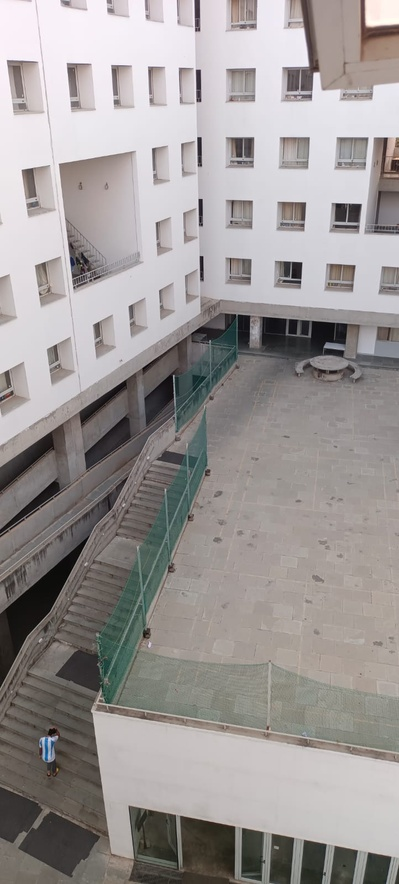
#> input picture Images/Part2_1.jpg, 399 x 884 px, shrunk from 722 x 1599 before the run
$ python Part2.py
#> lines starting #> are read from the running program, lines starting #| are printed output that depends on the picture
import cv2
import matplotlib.pyplot as plt

# Match keypoints between the input images
def match_features(images, keypoints, descriptors):

    bf = cv2.BFMatcher()
    pairs = [[0, 1], [1, 2]]

    for pair in pairs:

        a = pair[0]
        b = pair[1]

        # Find the matches and sort them based on their distances
        matches = bf.match(descriptors[a], descriptors[b])
        matches = sorted(matches, key=lambda val: val.distance)

        # Draw the first 20 matches
        res = cv2.drawMatches(images[a], keypoints[a], images[b], keypoints[b], matches[:20], None, flags=2)

        cv2.imshow(f"Matches between images {a + 1} and {b + 1}", res)
        cv2.waitKey(0)
        cv2.destroyAllWindows()

        cv2.imwrite(f"./Output/Part2_Matches_{a + 1}_{b + 1}.png", res)

# Stitch images to form panorama
def create_panorama(images):

    stitchy = cv2.Stitcher.create()
    (res, panorama) = stitchy.stitch(images)

    if res != cv2.STITCHER_OK:
        print("Stitching not successful.")

    else:
        print("Stitching successful.")

    plt.title("Stitched Panorama")
    plt.imshow(panorama)
    plt.axis("off")
    plt.show()

    cv2.imwrite("./Output/Part2_Panorama.png", panorama)

# List of input images
image_paths = ["./Images/Part2_1.jpg", "./Images/Part2_2.jpg", "./Images/Part2_3.jpg"]

# Input list for stitch function
images = []

# List of keypoints for each input image
keypoints = []

# List of descriptors for each input image
descriptors = []

for path in image_paths:

    input_image = cv2.imread(path)
#> input_image is the input picture: shape (884, 399, 3); mean B, G, R 149.9, 150.9, 155.8
    images.append(input_image)

    # Convert image to grayscale
    gray_image = cv2.cvtColor(input_image, cv2.COLOR_BGR2GRAY)

    # Find out keypoints and descriptors in the image
    sift = cv2.SIFT_create()
    kp, desc = sift.detectAndCompute(gray_image, None)
#> kp = 1150 keypoints; strongest (x, y, size): (292, 272, 16.1), (200, 201, 3.3), (199, 139, 3.4), (198, 72, 3.9)

    keypoints.append(kp)
    descriptors.append(desc)

    # Image with keypoints
    image_with_keypoints = cv2.drawKeypoints(gray_image, kp, 0, (0, 0, 255),
                                flags=cv2.DRAW_MATCHES_FLAGS_NOT_DRAW_SINGLE_POINTS)
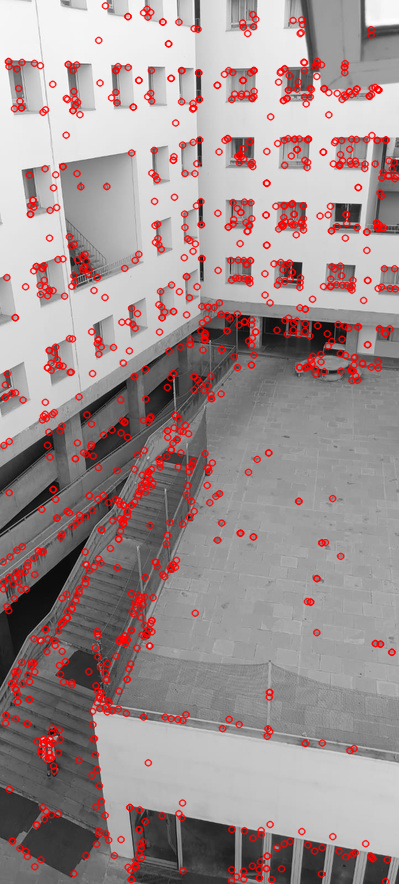
#> image_with_keypoints: shape (884, 399, 3); mean of channels 0, 1, 2 144.6, 144.6, 160; drawn as B, G, R

    # Display the keypoints in the image
    cv2.imshow(f"Image {len(images)} with keypoints", image_with_keypoints)
    cv2.imwrite(f"./Output/Part2_{len(images)}_Keypoints.png", image_with_keypoints)

    cv2.waitKey(0)
    cv2.destroyWindow(f"Image {len(images)} with keypoints")
#> pass 2 of the loop `for path in image_paths:`:
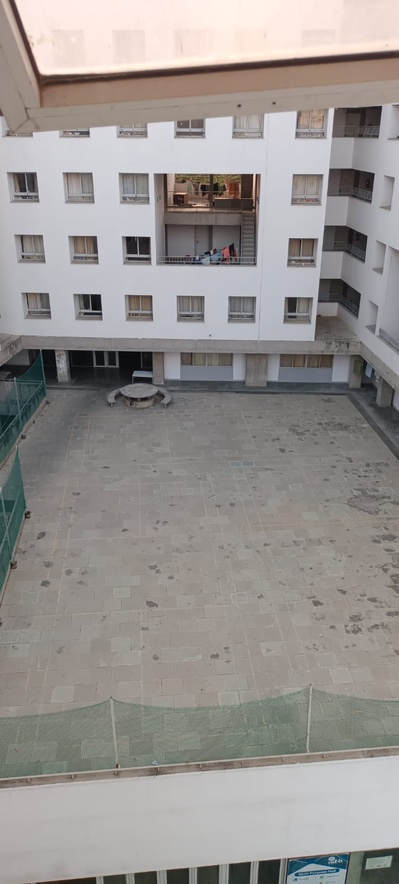
#> input picture Images/Part2_2.jpg, 399 x 884 px, shrunk from 722 x 1599 before the run
#> input_image is the input picture: shape (884, 399, 3); mean B, G, R 144.6, 146.8, 151.1
#> `gray_image = cv2.cvtColor(input_image, cv2.COLOR_BGR2GRAY)`:
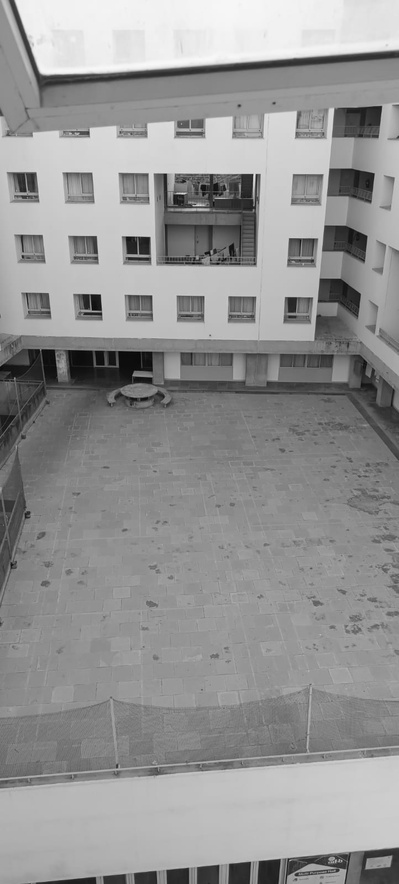
#> gray_image: shape (884, 399); min 2, max 248, mean 147.8
#> kp = 922 keypoints; strongest (x, y, size): (91, 304, 16.1), (136, 247, 16.9), (25, 183, 17.8), (291, 303, 9.1)
#> `image_with_keypoints = cv2.drawKeypoints(gray_image, kp, 0, (0, 0, 255..`:
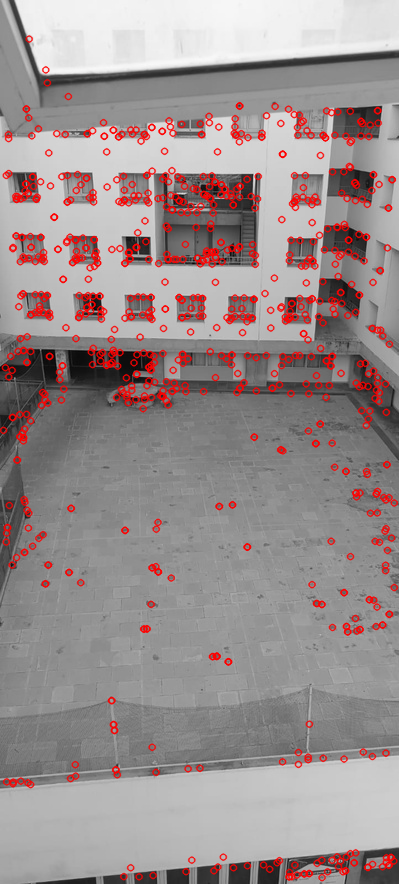
#> image_with_keypoints: shape (884, 399, 3); mean of channels 0, 1, 2 142.3, 142.3, 154.4; drawn as B, G, R
#> pass 3 of the loop `for path in image_paths:`:
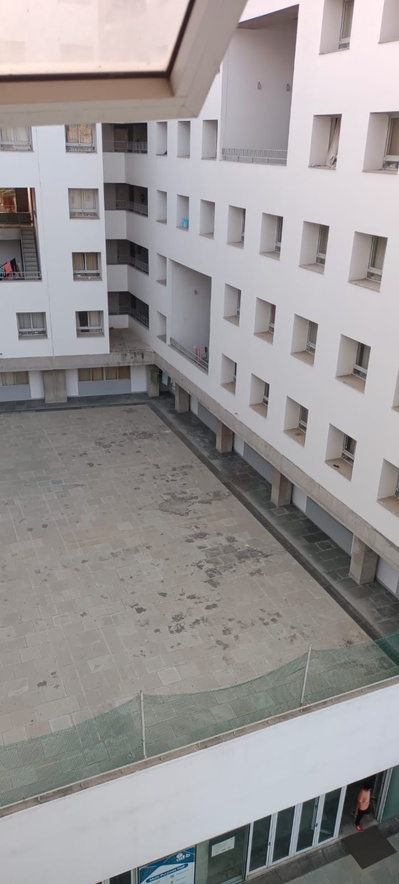
#> input picture Images/Part2_3.jpg, 399 x 884 px, shrunk from 722 x 1599 before the run
#> input_image is the input picture: shape (884, 399, 3); mean B, G, R 150.5, 150.1, 153.4
#> kp = 912 keypoints; strongest (x, y, size): (83, 317, 9.3), (335, 120, 9.9), (129, 197, 24.4), (128, 137, 24.6)
#> `image_with_keypoints = cv2.drawKeypoints(gray_image, kp, 0, (0, 0, 255..`:
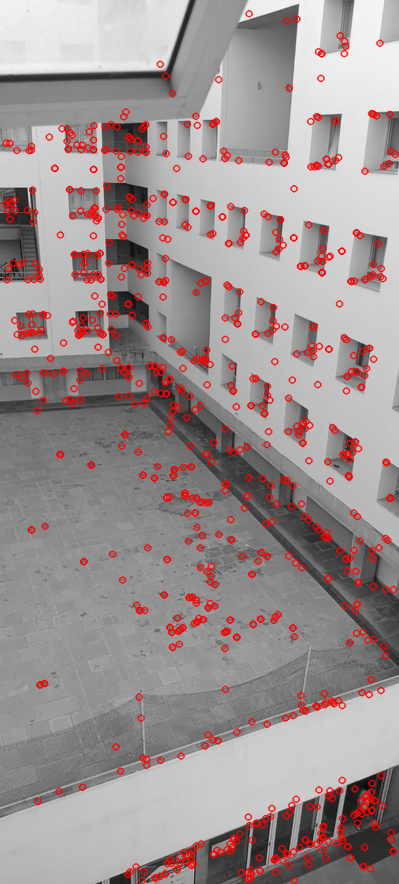
#> image_with_keypoints: shape (884, 399, 3); mean of channels 0, 1, 2 145.4, 145.4, 157.6; drawn as B, G, R

match_features(images, keypoints, descriptors)
#> the loop in match_features, `for pair in pairs: ` made 2 passes
#> matches on passes 1 to 2: 1150 matches, 922 matches
#> pass 1, in match_features, `res = cv2.drawMatches(images[a], keypoints[a], images[b], keypoints[b]..`:
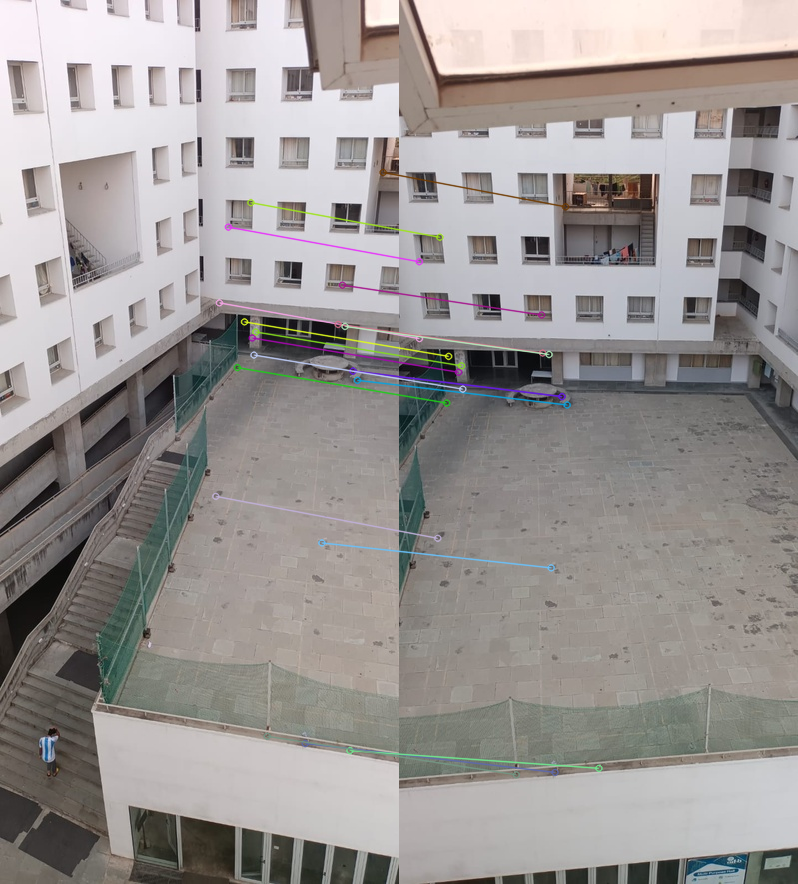
#> res: shape (884, 798, 3); mean of channels 0, 1, 2 147.5, 149.1, 153.7; drawn as B, G, R
#> pass 2, in match_features, `res = cv2.drawMatches(images[a], keypoints[a], images[b], keypoints[b]..`:
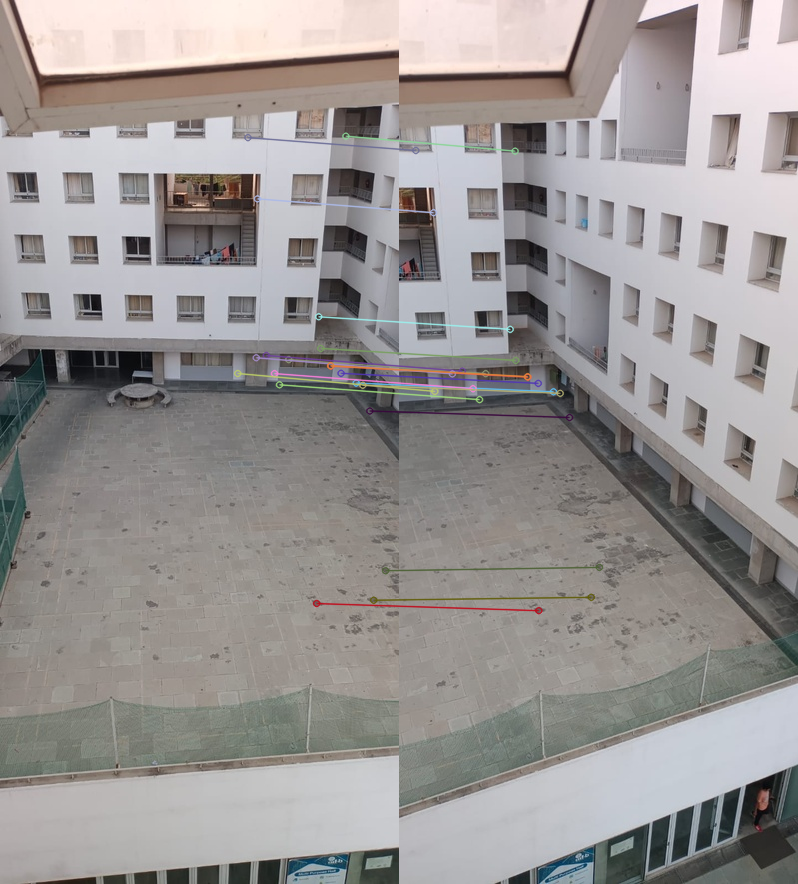
#> res: shape (884, 798, 3); mean of channels 0, 1, 2 147.6, 148.6, 152.5; drawn as B, G, R
create_panorama(images)
#> in create_panorama, `(res, panorama) = stitchy.stitch(images)`:
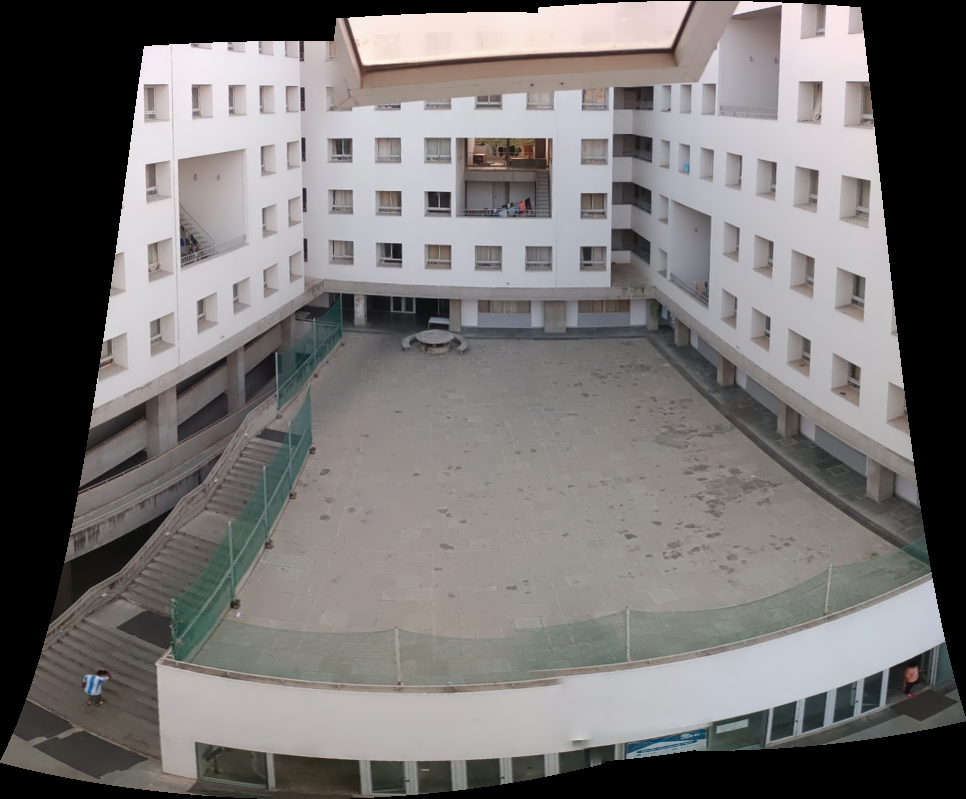
#> panorama: shape (799, 966, 3); mean of channels 0, 1, 2 113.8, 114.4, 117.4; drawn as B, G, R
#> in create_panorama, `(res, panorama) = stitchy.stitch(images)`: res = 0
